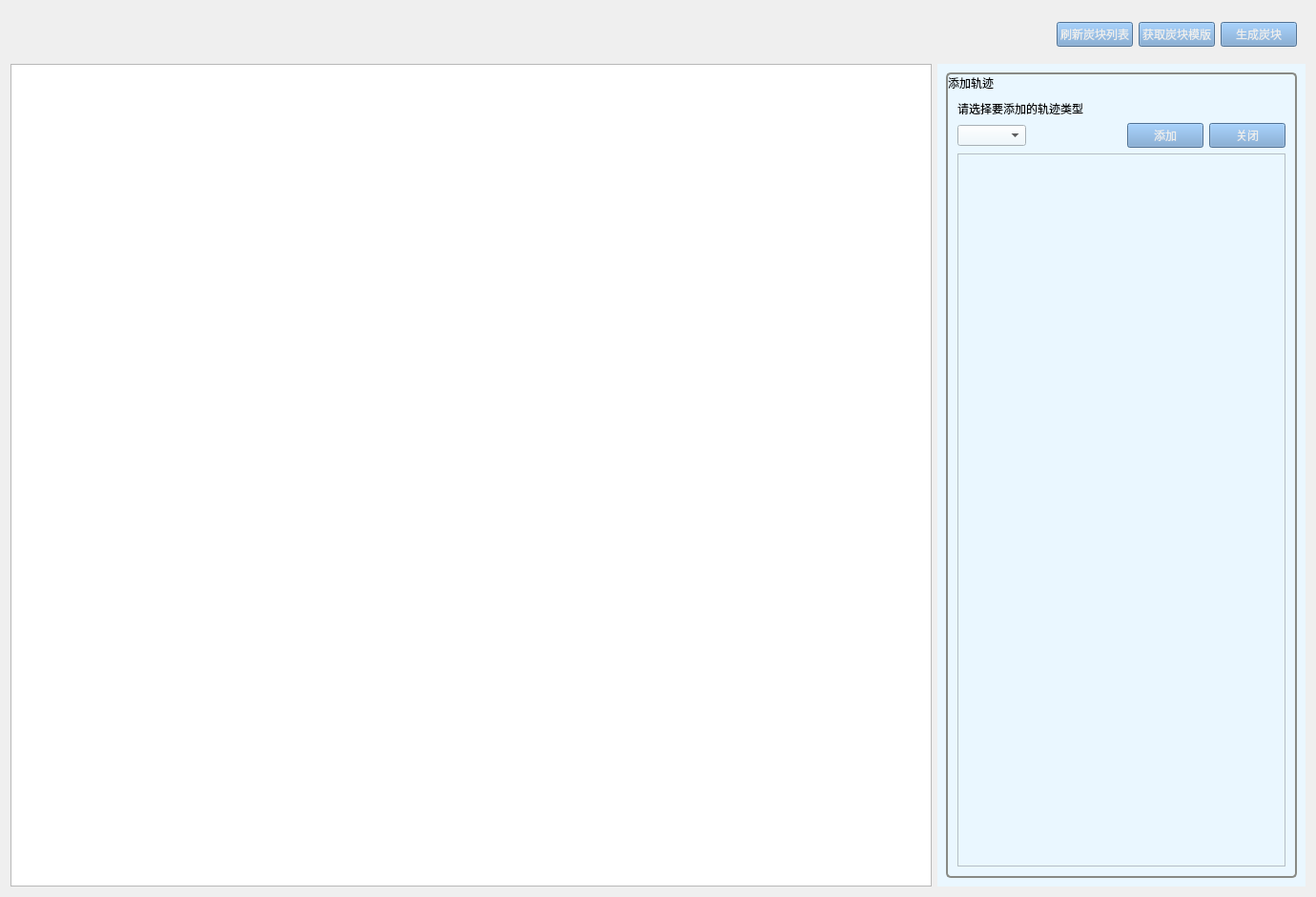
<?xml version="1.0" encoding="UTF-8"?>
<ui version="4.0">
 <class>TarPage</class>
 <widget class="QWidget" name="TarPage">
  <property name="geometry">
   <rect>
    <x>0</x>
    <y>0</y>
    <width>1380</width>
    <height>941</height>
   </rect>
  </property>
  <property name="windowTitle">
   <string>Form</string>
  </property>
  <layout class="QVBoxLayout" name="verticalLayout_3" stretch="0,0">
   <item>
    <widget class="QWidget" name="widget" native="true">
     <layout class="QHBoxLayout" name="horizontalLayout">
      <item>
       <widget class="QWidget" name="widget_3" native="true">
        <property name="sizePolicy">
         <sizepolicy hsizetype="Fixed" vsizetype="Preferred">
          <horstretch>0</horstretch>
          <verstretch>0</verstretch>
         </sizepolicy>
        </property>
        <property name="minimumSize">
         <size>
          <width>400</width>
          <height>0</height>
         </size>
        </property>
        <property name="styleSheet">
         <string notr="true">QWidget#widget_3{
	border-image: url(:/images/resources/背景栏.png);
}</string>
        </property>
        <layout class="QHBoxLayout" name="horizontalLayout_4">
         <item>
          <widget class="QLabel" name="label_messgae">
           <property name="styleSheet">
            <string notr="true">color: rgb(238, 238, 236);
background:transparent;</string>
           </property>
           <property name="text">
            <string/>
           </property>
          </widget>
         </item>
        </layout>
       </widget>
      </item>
      <item>
       <spacer name="horizontalSpacer_3">
        <property name="orientation">
         <enum>Qt::Horizontal</enum>
        </property>
        <property name="sizeType">
         <enum>QSizePolicy::Fixed</enum>
        </property>
        <property name="sizeHint" stdset="0">
         <size>
          <width>20</width>
          <height>20</height>
         </size>
        </property>
       </spacer>
      </item>
      <item>
       <widget class="QWidget" name="widget_4" native="true">
        <property name="sizePolicy">
         <sizepolicy hsizetype="Fixed" vsizetype="Preferred">
          <horstretch>0</horstretch>
          <verstretch>0</verstretch>
         </sizepolicy>
        </property>
        <property name="minimumSize">
         <size>
          <width>400</width>
          <height>0</height>
         </size>
        </property>
        <property name="styleSheet">
         <string notr="true">QWidget#widget_4{
	border-image: url(:/images/resources/背景栏.png);
}</string>
        </property>
        <layout class="QHBoxLayout" name="horizontalLayout_5">
         <item>
          <widget class="QLabel" name="label_operation">
           <property name="styleSheet">
            <string notr="true">color: black;
background:transparent;</string>
           </property>
           <property name="text">
            <string/>
           </property>
          </widget>
         </item>
        </layout>
       </widget>
      </item>
      <item>
       <spacer name="horizontalSpacer">
        <property name="orientation">
         <enum>Qt::Horizontal</enum>
        </property>
        <property name="sizeType">
         <enum>QSizePolicy::Expanding</enum>
        </property>
        <property name="sizeHint" stdset="0">
         <size>
          <width>300</width>
          <height>20</height>
         </size>
        </property>
       </spacer>
      </item>
      <item>
       <widget class="QPushButton" name="pushButton_update">
        <property name="sizePolicy">
         <sizepolicy hsizetype="Fixed" vsizetype="Fixed">
          <horstretch>0</horstretch>
          <verstretch>0</verstretch>
         </sizepolicy>
        </property>
        <property name="styleSheet">
         <string notr="true">color: rgb(238, 238, 236);
background-color: rgb(114, 159, 207);</string>
        </property>
        <property name="text">
         <string>刷新炭块列表</string>
        </property>
       </widget>
      </item>
      <item>
       <widget class="QPushButton" name="pushButton_template">
        <property name="sizePolicy">
         <sizepolicy hsizetype="Fixed" vsizetype="Fixed">
          <horstretch>0</horstretch>
          <verstretch>0</verstretch>
         </sizepolicy>
        </property>
        <property name="styleSheet">
         <string notr="true">color: rgb(238, 238, 236);
background-color: rgb(114, 159, 207);</string>
        </property>
        <property name="text">
         <string>获取炭块模版</string>
        </property>
       </widget>
      </item>
      <item>
       <widget class="QPushButton" name="pushButton_save">
        <property name="sizePolicy">
         <sizepolicy hsizetype="Fixed" vsizetype="Fixed">
          <horstretch>0</horstretch>
          <verstretch>0</verstretch>
         </sizepolicy>
        </property>
        <property name="styleSheet">
         <string notr="true">color: rgb(238, 238, 236);
background-color: rgb(114, 159, 207);</string>
        </property>
        <property name="text">
         <string>生成炭块</string>
        </property>
       </widget>
      </item>
     </layout>
    </widget>
   </item>
   <item>
    <layout class="QHBoxLayout" name="horizontalLayout_3" stretch="5,2">
     <item>
      <widget class="CarTreeView" name="treeView"/>
     </item>
     <item>
      <widget class="QWidget" name="widget_tar" native="true">
       <property name="styleSheet">
        <string notr="true">background-color: #eaf7ff;</string>
       </property>
       <layout class="QVBoxLayout" name="verticalLayout_2">
        <item>
         <widget class="QGroupBox" name="groupBox">
          <property name="styleSheet">
           <string notr="true">QGroupBox::title { color: black; font-size: 20pt;background-color: transparent; }
QGroupBox{     border: 2px solid rgb(136, 138, 133); 
        border-radius: 5px;
        margin-top: 1.5em; }</string>
          </property>
          <property name="title">
           <string>添加轨迹</string>
          </property>
          <layout class="QVBoxLayout" name="verticalLayout">
           <item>
            <widget class="QLabel" name="label">
             <property name="styleSheet">
              <string notr="true">color: black;
background:transparent;</string>
             </property>
             <property name="text">
              <string>请选择要添加的轨迹类型</string>
             </property>
            </widget>
           </item>
           <item>
            <layout class="QHBoxLayout" name="horizontalLayout_2">
             <item>
              <widget class="QComboBox" name="comboBox"/>
             </item>
             <item>
              <spacer name="horizontalSpacer_2">
               <property name="orientation">
                <enum>Qt::Horizontal</enum>
               </property>
               <property name="sizeHint" stdset="0">
                <size>
                 <width>40</width>
                 <height>20</height>
                </size>
               </property>
              </spacer>
             </item>
             <item>
              <widget class="QPushButton" name="pushButton_add">
               <property name="sizePolicy">
                <sizepolicy hsizetype="Fixed" vsizetype="Fixed">
                 <horstretch>0</horstretch>
                 <verstretch>0</verstretch>
                </sizepolicy>
               </property>
               <property name="styleSheet">
                <string notr="true">color: rgb(238, 238, 236);
background-color: rgb(114, 159, 207);</string>
               </property>
               <property name="text">
                <string>添加</string>
               </property>
              </widget>
             </item>
             <item>
              <widget class="QPushButton" name="pushButton_cancel">
               <property name="sizePolicy">
                <sizepolicy hsizetype="Fixed" vsizetype="Fixed">
                 <horstretch>0</horstretch>
                 <verstretch>0</verstretch>
                </sizepolicy>
               </property>
               <property name="styleSheet">
                <string notr="true">color: rgb(238, 238, 236);
background-color: rgb(114, 159, 207);</string>
               </property>
               <property name="text">
                <string>关闭</string>
               </property>
              </widget>
             </item>
            </layout>
           </item>
           <item>
            <widget class="QTreeView" name="treeView_tar"/>
           </item>
          </layout>
         </widget>
        </item>
       </layout>
      </widget>
     </item>
    </layout>
   </item>
  </layout>
 </widget>
 <customwidgets>
  <customwidget>
   <class>CarTreeView</class>
   <extends>QTreeView</extends>
   <header>carTreeView.h</header>
  </customwidget>
 </customwidgets>
 <resources/>
 <connections/>
</ui>
